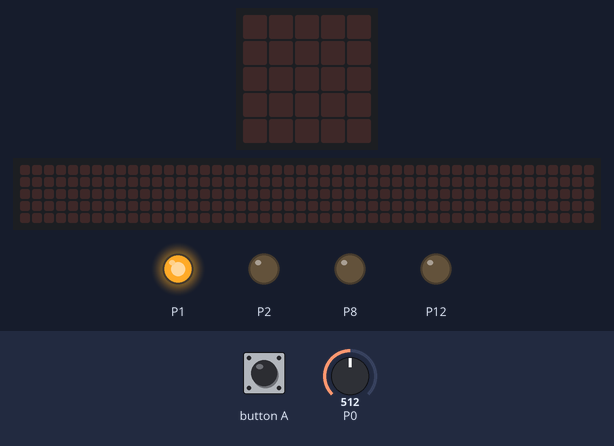
A program run on a simulated BBC micro:bit (MakeCode). Parts: the board's 5×5 LED display, a strip that is not on the board, showing the scrolling text unrolled, output pins drawn as LEDs (lit = HIGH). The test bench sets the inputs (shaded band); at power-on: P0 = 512 (analog values on the 0–1023 scale). The 48×5 strip is a reading aid, not a part: it shows the text the display is scrolling, unrolled, one strip-width of it at a time.

Above: at 1.2 s.
1.3 s: button A pressed for 0.15 s
At 2.4 s:
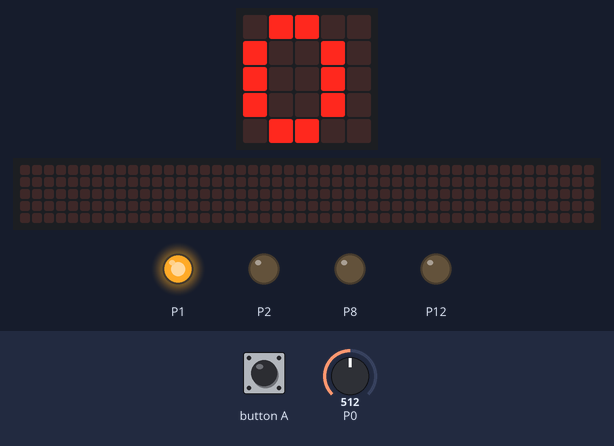
At 9.41 s:
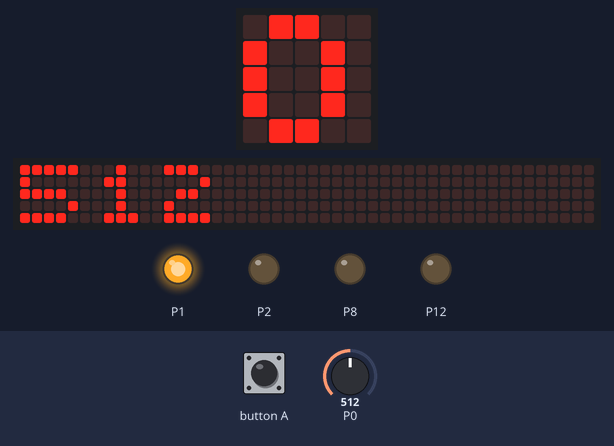
11.1 s: P0 set to 0
15.3 s: button A pressed for 0.15 s
At 19.4 s:
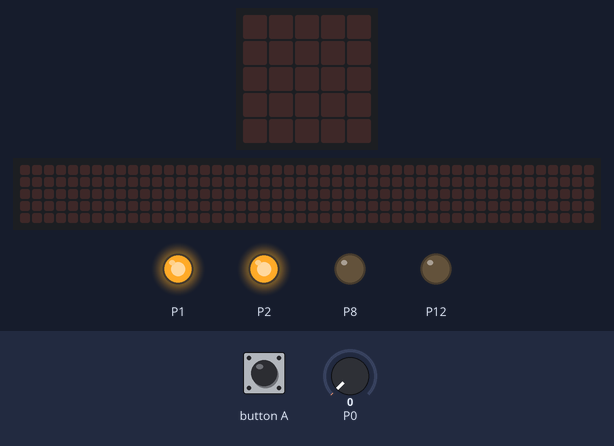
Timing chart, 0 to 36.7 s (numbered marks = the images above; inputs shaded):
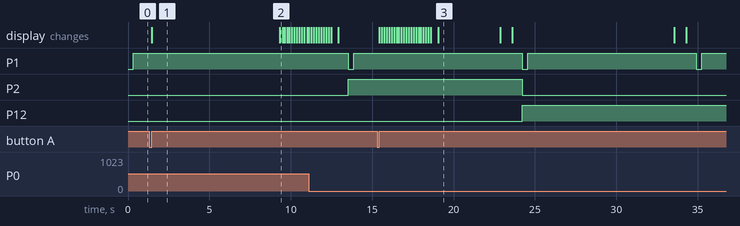

The program:

main.ts
```typescript
input.onButtonPressed(Button.A, function () {
    basic.showNumber(Math.round(dust))
})
let dust = 0
let 먼지값 = 0
basic.forever(function () {
    pins.digitalWritePin(DigitalPin.P1, 0)
    basic.pause(280)
    먼지값 = pins.analogReadPin(AnalogPin.P0)
    basic.pause(40)
    pins.digitalWritePin(DigitalPin.P1, 1)
    basic.pause(9000)
    basic.showString("" + (먼지값))
    dust = Math.map(먼지값, 0, 1023, 0, 300)
    if (dust <= 75) {
        basic.showIcon(IconNames.Happy)
        pins.digitalWritePin(DigitalPin.P2, 0)
        pins.digitalWritePin(DigitalPin.P8, 0)
        pins.digitalWritePin(DigitalPin.P12, 1)
    } else if (dust <= 150) {
        basic.showIcon(IconNames.Sad)
        pins.digitalWritePin(DigitalPin.P2, 0)
        pins.digitalWritePin(DigitalPin.P8, 1)
        pins.digitalWritePin(DigitalPin.P12, 0)
    } else {
        basic.showIcon(IconNames.Angry)
        pins.digitalWritePin(DigitalPin.P2, 1)
        pins.digitalWritePin(DigitalPin.P8, 0)
        pins.digitalWritePin(DigitalPin.P12, 0)
    }
})
```

test.ts
```typescript
// 테스트는 여기로 이동합니다; 이 패키지가 확장으로 사용될 때 컴파일되지 않을 것 입니다.
```

Measured:
- after the input at 1.3 s, the display: changes after 0.15 s (image 1)
- after the input at 15.3 s, the display: first changes after 0.15 s (image 3 shows a later state)
- by itself, P1: alternates HIGH for 10.4 s and LOW for 0.32 s
- what the display in image 1 shows lasts 7.8 s, from 1.5 s to 9.3 s
